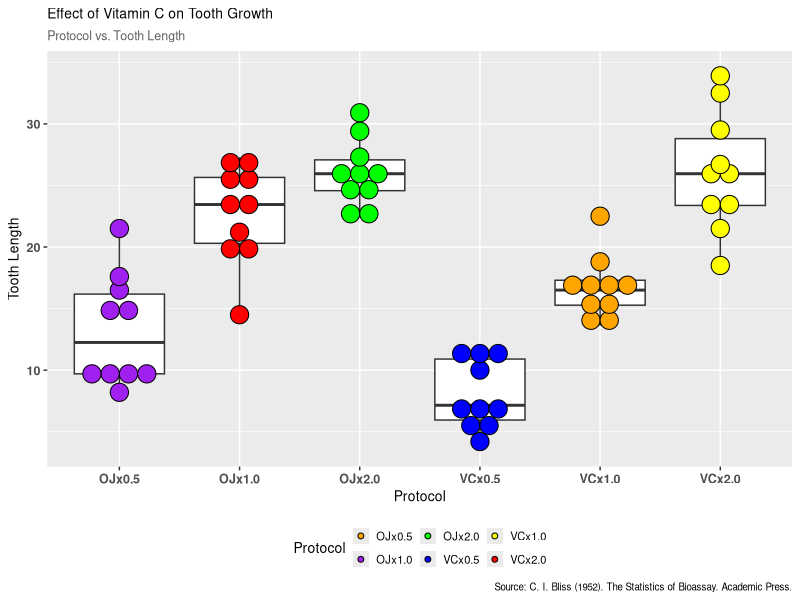
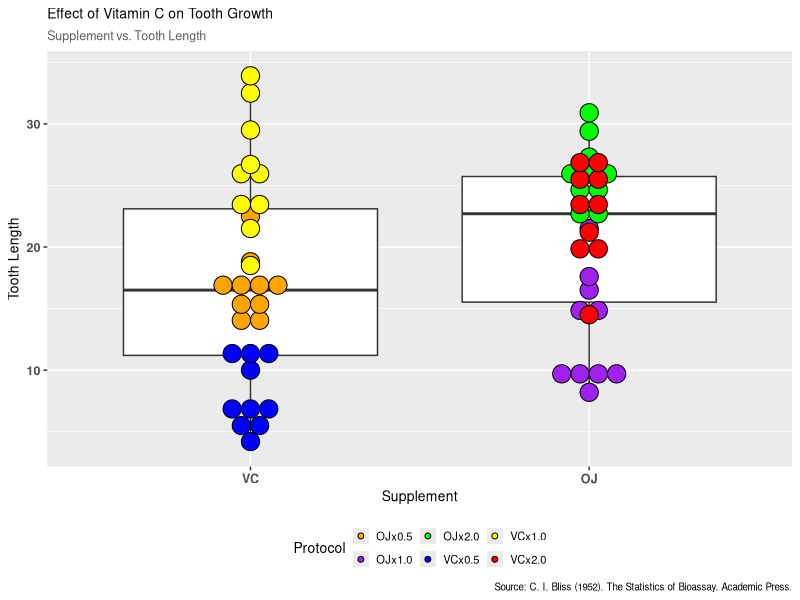
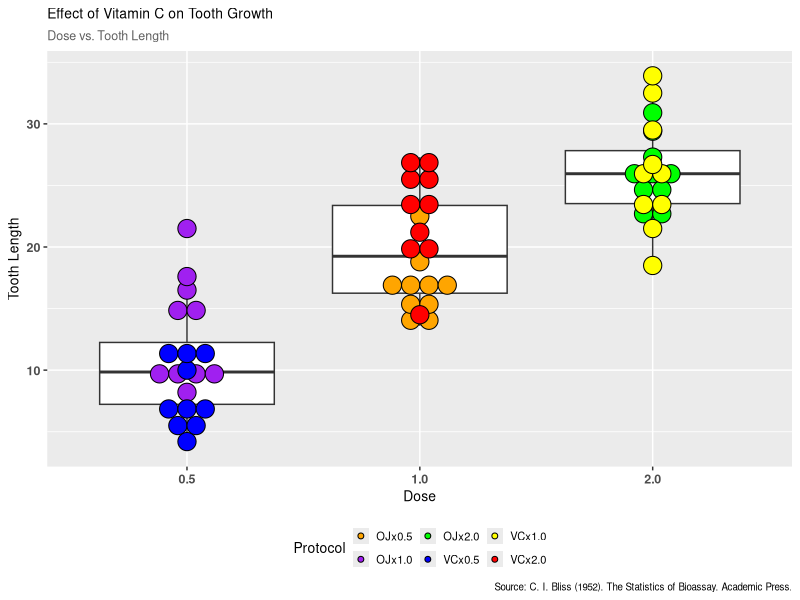

These figures' R source, in order:
## ---- chunk 1
## #############################################################################
## #############################################################################
##
## BLOCK 0
## Set up libraries and options
##
## #############################################################################
## #############################################################################

knitr::opts_chunk$set(echo = TRUE)
options(scipen = 7)
options(digits = 3)

library(ggplot2)
# library(grid)
library(gridExtra)
# 
library(dplyr)
library(knitr)
# library(tidyverse)
library(ggpubr)       # installs gridExtra and cowplot
# library(matrixStats)
# library(data.table)
# library(sfsmisc)
library(kableExtra)

# FALSE TRUE

EXPERIMENT_SOURCE <- FALSE
EXPERIMENT_DATA   <- FALSE
DOSE_IMAGE        <- FALSE
SUMMARY_TABLE     <- FALSE
CONFIDENCE_TESTS  <- FALSE
EXECUTE           <- TRUE

## ---- chunk 2
## BLOCK 1 Source Data Constants
##
## VCx0.5
## VCx1.0
## VCx2.0
## OJx0.5
## OJx1.0
## OJx2.0
## 0.5
## 1.0
## 2.0
## VC
## OJ
##
SUPPLEMENTS       <- c("VC", "OJ")
DOSES             <- c("0.5", "1.0", "2.0")
N_REPEATS         <- 10

N_SUPPLEMENTS     <- length(SUPPLEMENTS)
N_DOSES           <- length(DOSES)
N_PROTOCOLS       <- N_SUPPLEMENTS * N_DOSES
N_COMPARISONS     <- N_PROTOCOLS + N_SUPPLEMENTS + N_DOSES
N_DATA_POINTS     <- N_REPEATS * N_PROTOCOLS

reduceDigits <- function (number, digits) {
  trunc(number*10^digits)/10^digits
}

## ---- chunk 3

GetExperimentData <- function() {
  experimentData <- 
    data.frame(
      Protocol   = c("VCx0.5", "VCx1.0", "VCx2.0",
                     "OJx0.5", "OJx1.0", "OJx2.0"),
      Legend     = c("VCx0.5", "OJx0.5", "VCx1.0",
                     "OJx1.0", "VCx2.0", "OJx2.0"),
      Supplement = c(rep("VC", 3), rep("OJ", 3)),
      Dose       = c(rep(DOSES, 2)),
      Color      = c("blue", "yellow", "red1",
                     "purple", "green", "orange")
      )
  
  for (i in 1:N_PROTOCOLS) {
    experimentData$Length[i] <-
      list(ToothGrowth$len[((i - 1) * 10 + 1): (i*10)])
  }
  
  return (experimentData)
}

## ---- chunk 4

setImageData <- function (experimentData)
{
  PlotDF            <- experimentData[rep(seq_len(nrow(experimentData)), each = 10), ]
  PlotDF$Length     <- ToothGrowth$len
  PlotDF <- PlotDF %>% mutate_at(c('Length'), as.numeric)
  rownames(PlotDF)  <- c(1:N_DATA_POINTS)

  return (PlotDF)
}
  THEME <- 
    theme(plot.title   = element_text(size = 10),
          axis.title.x = element_text(size = 10),
          axis.text.x  = element_text(face="bold", size = 9),
          axis.title.y = element_text(size = 10),
          axis.text.y  = element_text(face = "bold", size = 9),
          plot.subtitle = element_text(color = "#606060", size = 9),
          plot.caption = element_text(size = 7),
          legend.title = element_text(size = 10),
          legend.text  = element_text(size = 8),
          legend.key.size = unit(4, 'mm'),
          legend.position = "bottom"
        )

if (EXPERIMENT_DATA) {
  PlotDF <- setImageData()
  
  print("PLOT DF TEST")
  print(PlotDF)
}

EXPERIMENT_TITLE  <- "Effect of Vitamin C on Tooth Growth"
EXPERIMENT_CRED   <- paste0("Source: C. I. Bliss (1952). ",
"The Statistics of Bioassay. Academic Press.")

## ---- chunk 5
ProtocolImage <- function(PlotDF, boxPlotDots, dotPlot)
{
  protocolImage <- NULL
  
  protocolImage <-
    ggplot(PlotDF, aes(x = Protocol, y = Length)) +
    geom_boxplot() + dotPlot +
    scale_fill_manual(values = boxPlotDots) +
    labs(title = EXPERIMENT_TITLE, subtitle = "Protocol vs. Tooth Length",
         caption = EXPERIMENT_CRED, x="Protocol", y="Tooth Length", fill = "Protocol") +
    THEME

  return (protocolImage)
}

## ---- chunk 6
SupplementImage <- function(PlotDF, boxPlotDots, dotPlot)
{
  supplementImage <- NULL
  PlotDF$Supplement <- factor(PlotDF$Supplement, levels=c("VC", "OJ"))

  supplementImage <-
    ggplot(PlotDF, aes(x = as.factor(Supplement), y = Length)) +
    geom_boxplot() + dotPlot +
    scale_fill_manual(values = boxPlotDots) +
    labs(title=EXPERIMENT_TITLE, subtitle="Supplement vs. Tooth Length",
         caption = EXPERIMENT_CRED, x="Supplement", y="Tooth Length", fill = "Protocol") +
    THEME

  return (supplementImage)
}

## ---- chunk 7
DoseImage <- function(PlotDF, boxPlotDots, dotPlot)
{
  doseImage <- NULL

  doseImage <-
    ggplot(PlotDF, aes(x = Dose, y = Length)) +
    geom_boxplot() +  dotPlot +
    scale_fill_manual(values = boxPlotDots) +
    labs(title=EXPERIMENT_TITLE, subtitle="Dose vs. Tooth Length",
         caption = EXPERIMENT_CRED, x="Dose", y="Tooth Length", fill = "Protocol") +
    THEME

  return (doseImage)
}

if (DOSE_IMAGE) {
  experimentData  <- GetExperimentData()

  protocolImage    <- ProtocolImage(experimentData)
  supplementImage  <- SupplementImage(experimentData)
  doseImage        <- DoseAnalysis(experimentData)

  # print("DOSE_IMAGE: PROTOCOL")
  # print(PROTOCOL)
  # print("DOSE_IMAGE: EXPERIMENT_DATA")
  # print(EXPERIMENT_DATA)
}

## ---- chunk 8

GetSummaryData <- function(experimentData) {
  summaryData <- data.frame(
    SummaryCombinations = c("VCx0.5", "VCx1.0", "VCx2.0",
                            "OJx0.5", "OJx1.0", "OJx2.0",
                            "0.5", "1.0", "2.0", "VC", "OJ"))
  summaryData$Length    <- NULL
  
  j <- 0
  for (i in 1:N_COMPARISONS) {
    if (i <= N_PROTOCOLS) {
      summaryData$Length[i] <- list(ToothGrowth$len[((i - 1) * 10 + 1): (i*10)])
    } else if (i <= N_PROTOCOLS + length(DOSES)) {
      summaryData$Length[i] <-
        list(c(unlist(experimentData$Length[i - N_PROTOCOLS]),
               unlist(experimentData$Length[i + 3 - N_PROTOCOLS])))
    } else {
      summaryData$Length[i] <-
        list(c(unlist(experimentData$Length[1 + (j * N_DOSES)]),
               unlist(experimentData$Length[2 + (j * N_DOSES)]),
               unlist(experimentData$Length[3 + (j * N_DOSES)])))
      j <- j + 1
    }
  }
# N_SUPPLEMENTS     <- length(SUPPLEMENTS)
#            <- length(DOSES)

  # for (i in 1:N_PROTOCOLS) {
  #   summaryData$Length[i] <- list(ToothGrowth$len[((i - 1) * 10 + 1): (i*10)])
  # }
  # 
  # 
  # k <- N_PROTOCOLS + 1
  # for (i in 1:(length(DOSES))) {
  #   summaryData$Length[k] <-
  #     list(c(unlist(experimentData$Length[i]),
  #            unlist(experimentData$Length[i + 3])))
  #   k <- k + 1
  # }
  # 
  # k <- N_PROTOCOLS + 3 + 1  # 3 should be len(DOSES)!
  # for (i in seq(1,N_PROTOCOLS, 3)){
  #   summaryData$Length[k] <- 
  #     list(c(unlist(experimentData$Length[i]),
  #          unlist(experimentData$Length[i + 1]),
  #          unlist(experimentData$Length[i + 2])))
  # 
  #   k <- k + 1
  # }

  return (summaryData)
}

## ---- chunk 9
SummaryDataTable <- function(summaryData)
{
  summarizeData <- data.frame(Protocol = c(), Variance = c(), Min = c(), Qu_1 = c(), 
                            Mean = c(), Qu_3 = c(), Max = c(), Med = c())
  summaryTable <- NULL

  # print(paste0("N_COMPARISONS ", N_COMPARISONS))
  # print("summaryData")
  # print(summaryData)

  # extract data from summary results
  for (i in 1:N_COMPARISONS) {
    summary <- summary(summaryData$Length[[i]])
    summarizeData <-
      rbind(summarizeData, 
            c(summaryData$SummaryCombinations[i],
              reduceDigits(summary[1], 3),
              reduceDigits(summary[2], 3),
              reduceDigits(summary[4], 3),
              reduceDigits(var(summaryData$Length[[i]]), 3),
              reduceDigits(summary[5], 3),
              reduceDigits(summary[6], 3),
              reduceDigits(summary[3], 3)))
  }

  colnames(summarizeData) <- c("Protocol", "Min", "Qu_1", "Mean", "Var", "Qu_3", "Max", "Med")

  # create summary table
  summaryTable <- knitr::kable(summarizeData, "latex", digits = c(3, 3, 3, 3, 3, 3, 3, 3),
                                    caption = "summaryTable ", align = "lrrrrrrr",
                                    row.names = TRUE) %>%
    kable_styling(bootstrap_options = c("striped", "hover"), full_width = F, font_size = 6,
                  latex_options = "hold_position") %>%
    column_spec(column=1, width="0.3cm") %>%
    column_spec(column=2, width="0.9cm") %>%
    column_spec(column=3, width="0.6cm") %>%
    column_spec(column=4, width="0.6cm") %>%
    column_spec(column=5, width="0.7cm") %>%
    column_spec(column=6, width="0.7cm") %>%
    column_spec(column=7, width="0.8cm") %>%
    column_spec(column=8, width="0.5cm") %>%
    column_spec(column=9, width="0.5cm") %>%
    kable_classic_2()
  
  return(summaryTable)
}

if (SUMMARY_TABLE) {
  experimentData   <- GetExperimentData()
  PlotDF

  summaryData      <- GetSummaryData(experimentData)
  summaryTable     <- SummaryDataTable(summaryData)

  print("SUMMARY_TABLE: summarizeData")
  summaryTable
}

## ---- chunk 10

#  ______                                    __________________________________
# |      | 1, 2 | 1, 3 | 1, 4 | 1, 5 | 1, 6 |                                  |
# |      ```````| 2, 3 | 2, 4 | 2, 5 | 2, 6 |       i < 7 j > 6                |
# |             ```````| 3, 4 | 3, 5 | 3, 6 |                                  |
# |   j <= i           ```````| 4, 5 | 4, 6 |                                  |
# |___________________________```````| 5, 6 |__________________________________|
#  ________________________________________________               _____________
# |                                                | 7, 8 | 7, 9 | i > 6 j > 9 | 
# |            i > 5 j < 7                         |------| 8, 9 |    i < 10   |
# |                                                |      |------|_____________|
# |                                                |   j <= i    |------|10,11 
# |________________________________________________|                    | i > 10 j > 11



T_TEST_COLUMNS  <- c("i", "j",  "data.name", "alternative", "statistic", 
                   "df", "p", "conf.low", "conf.high", 
                   "estimate.x", "estimate.y", "null.value", 
                   "stderr", "method")

ConfidenceTests <- function(summaryData, alternative)
{
  toothTTable <- NULL
  tTestData  <- data.frame(i = integer(), j = integer(), data.name  = character(), 
                            alternative  = character(), 
                            statistic = double(), parameter = double(), 
                            p.value = double(), conf.int = double(), 
                            estimate = double(), null.value = double(),
                            stderr = double(), method  = character())

  dummy  <- t.test(x = summaryData$Length[[1]], y = summaryData$Length[[1]],
                    alternative = c(alternative), paired = FALSE,
                    var.equal = FALSE)
  d12  <- t.test(x = summaryData$Length[[1]], y = summaryData$Length[[2]],
                    alternative = c(alternative), paired = FALSE,
                    var.equal = FALSE)

# H0: mu1 == mu2 (the two population means are equal)
#
# HA: mu1 <> mu2 (the two population means are not equal)
 # print(d12)
  
  for (i in 1:(N_COMPARISONS - 1)) {
    for (j in (i + 1):(N_COMPARISONS - 1)) {
      if ((i > j) | (i < 7 & j > 6) | (i > 5 & j < 7) | 
          (i > 6 & i < 10 & j > 9) | (i == 10 & j == 10)) {
        t <- dummy
        t$data.name = "NONE"
      } else {
        t <- t.test(x = summaryData$Length[[i]], y = summaryData$Length[[j]],
                    alternative = c(alternative), conf.level = 0.95, paired = FALSE,
                    var.equal = FALSE)
      }

      if (t$data.name != "NONE") {
        tTestData <-
          rbind(tTestData,
                c(i, j,
                  paste0(summaryData$SummaryCombinations[i],
                         "/",summaryData$SummaryCombinations[j]),
                  t$alternative, reduceDigits(t$statistic, 3),
                  reduceDigits(t$parameter, 3), sprintf("%.5e", t$p.value),
                  reduceDigits(t$conf.int[1], 3),reduceDigits(t$conf.int[2], 3),
                  reduceDigits(t$estimate[1], 3),reduceDigits(t$estimate[2], 3),
                  t$null.value,reduceDigits(t$stderr, 3), t$method))
      }
    }
  }

  colnames(tTestData) <- T_TEST_COLUMNS

  tTestData <- tTestData %>%
    mutate_at(c('statistic', 'df', 'p', 'conf.low', 'conf.high', 
                'estimate.x', 'estimate.y', 'null.value',
                'stderr'), as.numeric)

  tTestData <- tTestData %>%
    mutate (
      CI = paste0("(", conf.low, ", ", conf.high,")"),
      rejt = ifelse(p < 0.05, "reject", "accept"),
      rejCI = ifelse(sign(conf.low) == sign(conf.high), "reject", "accept")
      ) %>%
   select(data.name, statistic, df, p, CI, rejt)

   colnames(tTestData) <- c('Comparison','t-statistic', 'df', 'p', 'CI', 'rejt')
   toothTTable <- knitr::kable(tTestData, "latex",
                                    caption = "summaryTable ", align = "crrrrr",
                                    row.names = TRUE) %>%
    kable_styling(bootstrap_options = c("striped", "hover"), full_width = F, font_size = 6) %>%
    column_spec(column=1, width="0.3cm") %>%
    column_spec(column=2, width="2.2cm") %>%
    column_spec(column=3, width="1.5cm") %>%
    column_spec(column=4, width="0.7cm") %>%
    column_spec(column=5, width="2.0cm") %>%
    column_spec(column=6, width="2.5cm") %>%
    column_spec(column=7, width="1.0cm") %>%
    kable_classic_2()
 
  return (toothTTable)
}

if (CONFIDENCE_TESTS) {
  EXPERIMENT_DATA  <- GetExperimentData()
  # alternative <- "two.sided"
  tTestTable    <- ConfidenceTests(EXPERIMENT_DATA, "two.sided")
  print("CONFIDENCE_TESTS: two.sided")
  print(tTestTable)

  tTestTable    <- ConfidenceTests(EXPERIMENT_DATA, "less")
  print("CONFIDENCE_TESTS: less")
  print(tTestTable)

  tTestTable    <- ConfidenceTests(EXPERIMENT_DATA, "greater")
  print("CONFIDENCE_TESTS: greater")
  tTestTable
}

## ---- chunk 11
if (EXECUTE) 
{
  experimentData   <- GetExperimentData()
  PlotDF           <- setImageData(experimentData)
  boxPlotDots <- c("VCx0.5" = "blue", "VCx1.0" = "yellow",  "VCx2.0" = "red1",
                   "OJx0.5" = "orange","OJx1.0" = "purple", "OJx2.0" = "green")
  dotPlot <- geom_dotplot(aes(fill = Legend), color = "black",
                 binaxis = 'y', stackdir = 'center', dotsize = 1.5)

  protocolImage    <- ProtocolImage(PlotDF, boxPlotDots, dotPlot)
  supplementImage  <- SupplementImage(PlotDF, boxPlotDots, dotPlot)
  doseImage        <- DoseImage(PlotDF, boxPlotDots, dotPlot)

  summaryData      <- GetSummaryData(experimentData)
  summaryTable     <- SummaryDataTable(summaryData)
  
  t2Table         <- NULL
  t1LowTable      <- NULL
  t1HighTestTable <- NULL

  t2Table         <- ConfidenceTests(summaryData, "two.sided")
  t1LowTable      <- ConfidenceTests(summaryData, "less")
  t1HighTestTable <- ConfidenceTests(summaryData, "greater")
}

## ---- chunk 12
# print(EXPERIMENT_DATA[c(1,11, 21, 31, 41, 51),])
## ---- chunk 13
summaryTable
## ---- chunk 14
protocolImage
## ---- chunk 15
supplementImage
## ---- chunk 16
doseImage
## ---- chunk 17
t2Table
## ---- chunk 18
t1LowTable
## ---- chunk 19
t1HighTestTable
## ---- chunk 20
print(ToothGrowth)
